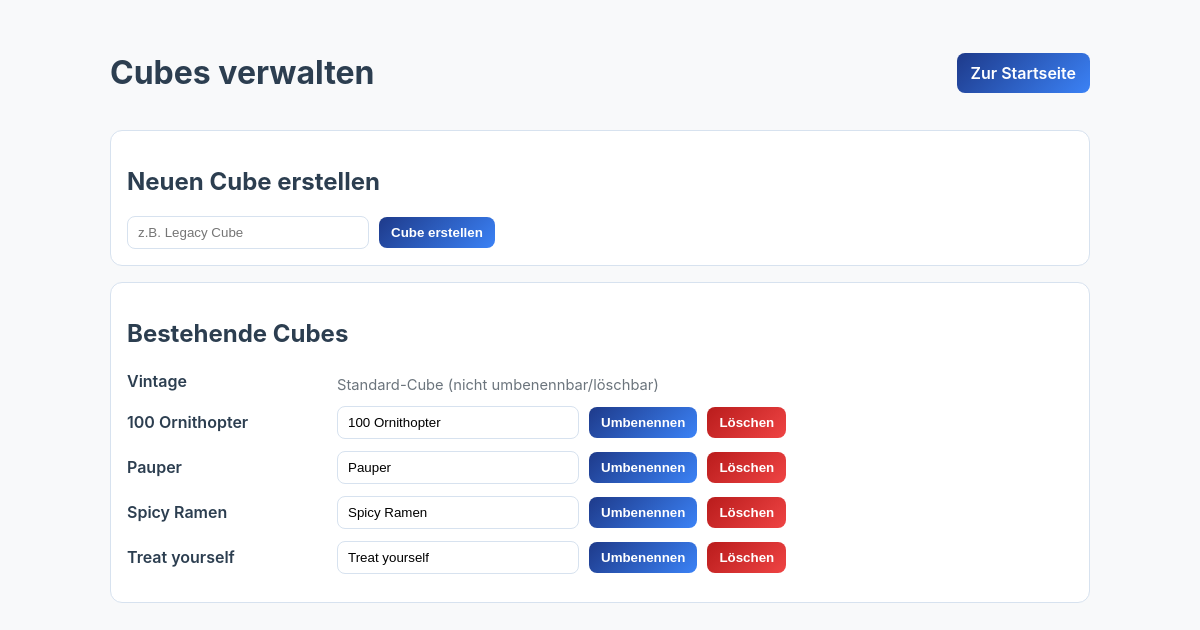
The page /mtg/cubes on the database its author committed.
### app/models.py (models this page shows)
class Cube(db.Model):
    __tablename__ = "cubes"
    id = db.Column(db.String(64), primary_key=True)
    name = db.Column(db.String(80), nullable=False, unique=True)
    normalized_name = db.Column(db.String(120), nullable=False, unique=True, index=True)
    is_system = db.Column(db.Boolean, default=False, nullable=False)
    is_active = db.Column(db.Boolean, default=True, nullable=False)
    created_at = db.Column(db.DateTime, default=_utcnow, nullable=False)

### app/routes.py (the view)
@main.route("/cubes", methods=["GET"])
def manage_cubes():
    return render_template(
        "cubes.html",
        tournament_cubes=load_allowed_cubes(),
        default_cube_id="vintage",
    )

### app/routes.py (called while the page is built, shortened)
@main.before_app_request
def require_authentication():
    if not current_app.config.get("APP_LOGIN_ENABLED"):
        return None

### app/services/cubes.py (called while the page is built)
def list_cubes():
    ensure_default_cubes()
    rows = (
        Cube.query
        .filter(Cube.is_active.is_(True))
        .order_by(Cube.id != DEFAULT_CUBE_ID, Cube.name.asc())
        .all()
    )
    return [{"id": row.id, "name": row.name} for row in rows]

### app/services/normalize.py (called while the page is built)
def normalize_name(value):
    compact = " ".join((value or "").strip().split())
    without_diacritics = "".join(
        ch for ch in unicodedata.normalize("NFD", compact) if unicodedata.category(ch) != "Mn"
    )
    return without_diacritics.casefold()

### app/tournament_groups.py (called while the page is built, shortened)
def _call_with_app_context(func, *args, **kwargs):
    if has_app_context():
        try:
            return func(*args, **kwargs)
        except Exception:
            return None

def load_allowed_cubes():
    rows = _call_with_app_context(cube_service.list_cubes)
    if rows is None:
        return [{"id": cid, "name": cname} for cid, cname in _FALLBACK_CUBES.items()]
    return rows

### app/templates/cubes.html (shortened to what this page needs)
<!DOCTYPE html>
<html lang="de">
<head>
</head>
<body>
    <div class="container">
        <div class="header-row">
            <h1>Cubes verwalten</h1>
            <a href="{{ url_for('main.index') }}" class="home-link">Zur Startseite</a>
        </div>
        <div class="card">
            <h2>Neuen Cube erstellen</h2>
            <form method="POST" action="{{ url_for('main.create_cube') }}" class="new-cube-form">
                <input type="text" name="cube_name" maxlength="80" required placeholder="z.B. Legacy Cube">
                <button type="submit" class="btn">Cube erstellen</button>
            </form>
        </div>
        <div class="card">
            <h2>Bestehende Cubes</h2>
            {% for cube in tournament_cubes %}
                <div class="cube-row" style="margin-bottom: 12px;">
                    <div class="cube-name">{{ cube.name }}</div>
                    {% if cube.id == default_cube_id %}
                        <span class="hint">Standard-Cube (nicht umbenennbar/löschbar)</span>
                    {% else %}
                        <form method="POST" action="{{ url_for('main.rename_cube') }}" class="cube-row">
                            <input type="text" name="cube_name" maxlength="80" required value="{{ cube.name }}">
                            <button type="submit" class="btn">Umbenennen</button>
                        </form>
                        <form method="POST" action="{{ url_for('main.delete_cube') }}" onsubmit="return confirm('Cube wirklich löschen?');">
                            <button type="submit" class="btn btn-delete">Löschen</button>
                        </form>
                    {% endif %}
                </div>
            {% endfor %}
        </div>
    </div>
</body>
</html>

### app/templates/cubes.html (style rules this page uses)
:root { --bg-light: #f8f9fa; --text: #2c3e50; --muted: #6c757d; --border: #d7e2ef; --success-bg: #d4edda; --success-text: #155724; --error-bg: #f8d7da; --error-text: #721c24; --gradient-start: #1e3a8a; --gradient-end: #3b82f6; }
body { margin: 0; background: var(--bg-light); font-family: -apple-system, BlinkMacSystemFont, "Segoe UI", Roboto, sans-serif; color: var(--text); }
.container { max-width: 980px; margin: 32px auto; padding: 0 16px; }
.header-row { display: flex; justify-content: space-between; align-items: center; gap: 12px; margin-bottom: 16px; }
.home-link { text-decoration: none; color: #fff; padding: 10px 14px; border-radius: 8px; background: linear-gradient(135deg, var(--gradient-start) 0%, var(--gradient-end) 100%); font-weight: 600; }
.card { background: #fff; border: 1px solid var(--border); border-radius: 12px; padding: 16px; margin-bottom: 16px; }
.new-cube-form, .cube-row { display: flex; gap: 10px; align-items: center; flex-wrap: wrap; }
input[type="text"] { padding: 8px 10px; border: 1px solid var(--border); border-radius: 8px; min-width: 220px; }
.btn { border: none; border-radius: 8px; padding: 8px 12px; cursor: pointer; color: #fff; font-weight: 600; background: linear-gradient(135deg, var(--gradient-start) 0%, var(--gradient-end) 100%); }
.btn-delete { background: linear-gradient(135deg, #b91c1c 0%, #ef4444 100%); }
.hint { color: var(--muted); font-size: 0.92rem; margin-top: 8px; }
.cube-name { min-width: 200px; font-weight: 600; }

### rows shown on the page
Cube: name "Vintage", shows "Standard-Cube (nicht umbenennbar/löschbar)"
Cube: name "100 Ornithopter", cube_name "100 Ornithopter"
Cube: name "Pauper", cube_name "Pauper"
Cube: name "Spicy Ramen", cube_name "Spicy Ramen"
Cube: name "Treat yourself", cube_name "Treat yourself"
